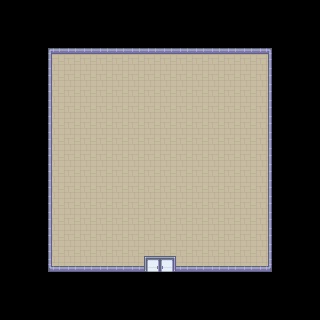

This is a level from a 2D game, rendered from its Tiled map with the project's own tilesets. A one-line summary and the complete map file follow:
An orthogonal 20x20 tile map with 16x16 px tiles, 1 tile layer (Tile Layer 1) and 2 objects (NPC, stairs).

<map version="1.8" tiledversion="1.8.1" orientation="orthogonal" renderorder="right-down" width="20" height="20" tilewidth="16" tileheight="16" infinite="0" nextlayerid="3" nextobjectid="3">
 <tileset firstgid="1" name="tilemap" tilewidth="16" tileheight="16" spacing="1" tilecount="486" columns="27">
  <image source="tilemap.png" width="458" height="305" />
  <tile id="81">
   <properties>
    <property name="collisions" type="bool" value="true" />
   </properties>
  </tile>
  <tile id="82">
   <properties>
    <property name="collisions" type="bool" value="true" />
   </properties>
  </tile>
  <tile id="83">
   <properties>
    <property name="collisions" type="bool" value="true" />
   </properties>
  </tile>
  <tile id="108">
   <properties>
    <property name="collisions" type="bool" value="true" />
   </properties>
  </tile>
  <tile id="110">
   <properties>
    <property name="collisions" type="bool" value="true" />
   </properties>
  </tile>
  <tile id="135">
   <properties>
    <property name="collisions" type="bool" value="true" />
   </properties>
  </tile>
  <tile id="136">
   <properties>
    <property name="collisions" type="bool" value="true" />
   </properties>
  </tile>
  <tile id="137">
   <properties>
    <property name="collisions" type="bool" value="true" />
   </properties>
  </tile>
  <tile id="412">
   <properties>
    <property name="collisions" type="bool" value="true" />
   </properties>
  </tile>
  <tile id="413">
   <properties>
    <property name="collisions" type="bool" value="true" />
   </properties>
  </tile>
 </tileset>
 <layer id="1" name="Tile Layer 1" width="20" height="20">
  <data encoding="csv">
0,0,0,0,0,0,0,0,0,0,0,0,0,0,0,0,0,0,0,0,
0,0,0,0,0,0,0,0,0,0,0,0,0,0,0,0,0,0,0,0,
0,0,0,0,0,0,0,0,0,0,0,0,0,0,0,0,0,0,0,0,
0,0,0,82,83,83,83,83,83,83,83,83,83,83,83,83,84,0,0,0,
0,0,0,109,110,110,110,110,110,110,110,110,110,110,110,110,111,0,0,0,
0,0,0,109,110,110,110,110,110,110,110,110,110,110,110,110,111,0,0,0,
0,0,0,109,110,110,110,110,110,110,110,110,110,110,110,110,111,0,0,0,
0,0,0,109,110,110,110,110,110,110,110,110,110,110,110,110,111,0,0,0,
0,0,0,109,110,110,110,110,110,110,110,110,110,110,110,110,111,0,0,0,
0,0,0,109,110,110,110,110,110,110,110,110,110,110,110,110,111,0,0,0,
0,0,0,109,110,110,110,110,110,110,110,110,110,110,110,110,111,0,0,0,
0,0,0,109,110,110,110,110,110,110,110,110,110,110,110,110,111,0,0,0,
0,0,0,109,110,110,110,110,110,110,110,110,110,110,110,110,111,0,0,0,
0,0,0,109,110,110,110,110,110,110,110,110,110,110,110,110,111,0,0,0,
0,0,0,109,110,110,110,110,110,110,110,110,110,110,110,110,111,0,0,0,
0,0,0,109,110,110,110,110,110,110,110,110,110,110,110,110,111,0,0,0,
0,0,0,136,137,137,137,137,137,413,414,137,137,137,137,137,138,0,0,0,
0,0,0,0,0,0,0,0,0,0,0,0,0,0,0,0,0,0,0,0,
0,0,0,0,0,0,0,0,0,0,0,0,0,0,0,0,0,0,0,0,
0,0,0,0,0,0,0,0,0,0,0,0,0,0,0,0,0,0,0,0
</data>
 </layer>
 <objectgroup id="2" name="Objects">
  <object id="1" name="Omar" type="NPC" gid="187" x="152.423" y="118.085" width="16" height="16" />
  <object id="2" name="stairs" type="stairs" gid="327" x="239.927" y="79.9788" width="16" height="16" />
 </objectgroup>
</map>
